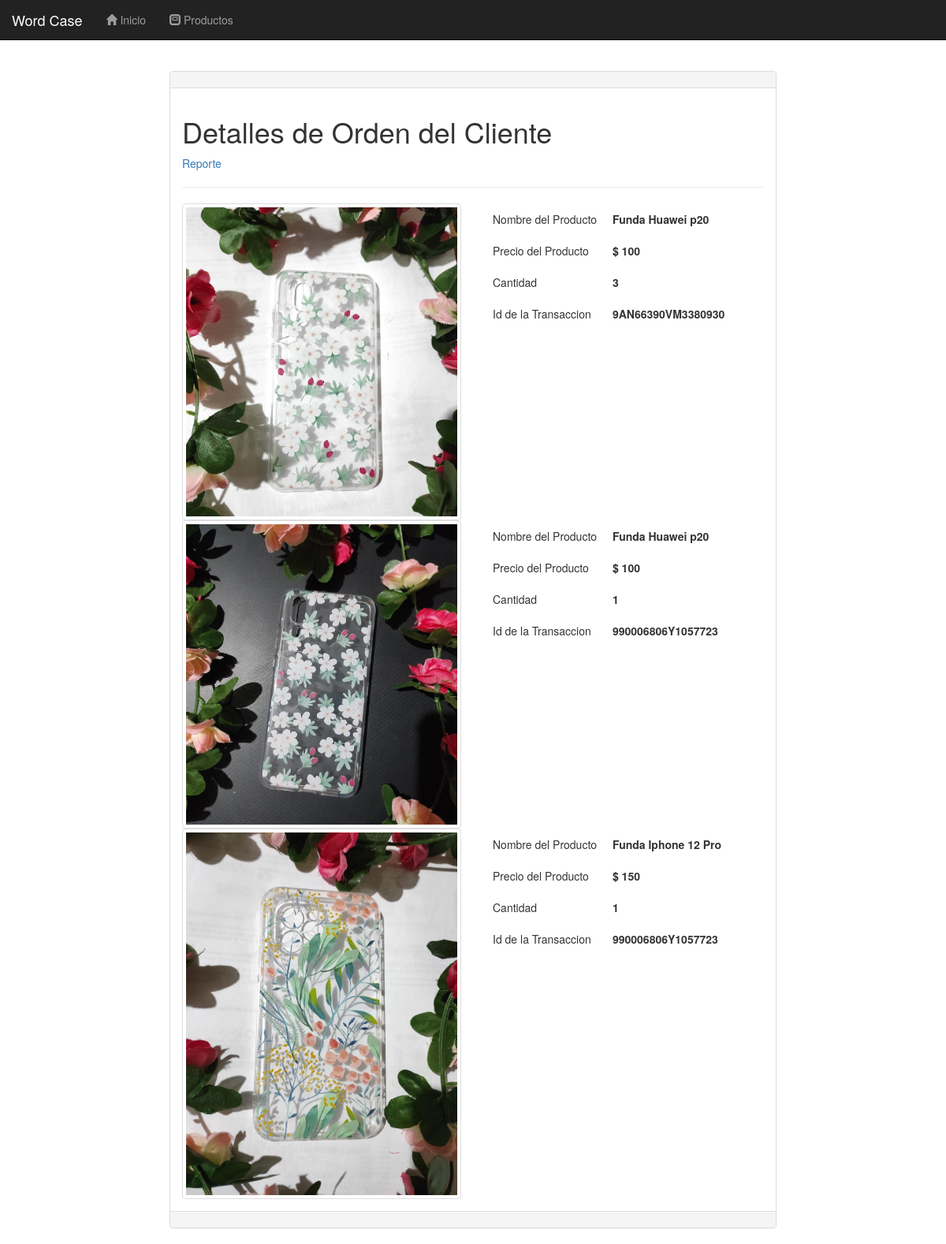
The page /customer_order.php (signed in) on the database its author committed.
### tables this page shows
CREATE TABLE `orders` (
  `order_id` int(11) NOT NULL,
  `user_id` int(11) NOT NULL,
  `product_id` int(11) NOT NULL,
  `qty` int(11) NOT NULL,
  `trx_id` varchar(255) NOT NULL,
  `p_status` varchar(20) NOT NULL,
  `date` timestamp NOT NULL DEFAULT CURRENT_TIMESTAMP ON UPDATE CURRENT_TIMESTAMP
);

CREATE TABLE `products` (
  `product_id` int(100) NOT NULL,
  `product_cat` int(11) NOT NULL,
  `product_brand` int(100) NOT NULL,
  `product_title` varchar(255) NOT NULL,
  `product_price` int(100) NOT NULL,
  `product_qty` int(11) NOT NULL,
  `product_desc` text NOT NULL,
  `product_image` text NOT NULL,
  `product_keywords` text NOT NULL
);

### customer_order.php (the view, shortened to what this page needs)
<!DOCTYPE html>
<html>
	<head>
		<link rel="stylesheet" href="css/bootstrap.min.css"/>
	</head>
<body>
	<div class="navbar navbar-inverse navbar-fixed-top">
		<div class="container-fluid">
			<div class="navbar-header">
				<a href="#" class="navbar-brand">Word Case</a>
			</div>
			<ul class="nav navbar-nav">
				<li><a href="index.php"><span class="glyphicon glyphicon-home"></span> Inicio</a></li>
				<li><a href="index.php"><span class="glyphicon glyphicon-modal-window"></span> Productos</a></li>
			</ul>
		</div>
	</div>
	<p><br/></p>
	<p><br/></p>
	<p><br/></p>
	<div class="container-fluid">
		<div class="row">
			<div class="col-md-2"></div>
			<div class="col-md-8">
				<div class="panel panel-default">
					<div class="panel-heading"></div>
					<div class="panel-body">
						<h1>Detalles de Orden del Cliente</h1><a href="pdf_pedidos.php"> Reporte</a>
						<hr/>
						<?php
							include_once("db.php");
							$user_id = $_SESSION["uid"];
							$orders_list = "SELECT o.order_id,o.user_id,o.product_id,o.qty,o.trx_id,o.p_status,p.product_title,p.product_price,p.product_image FROM orders o,products p WHERE o.user_id='$user_id' AND o.product_id=p.product_id";
							$query = mysqli_query($con,$orders_list);
							if (mysqli_num_rows($query) > 0) {
								while ($row=mysqli_fetch_array($query)) {
									?>
										<div class="row">
											<div class="col-md-6">
												<img style="float:right;" src="product_images/<?php echo $row['product_image']; ?>" class="img-responsive img-thumbnail"/>
											</div>
											<div class="col-md-6">
												<table>
													<tr><td>Nombre del Producto</td><td><b><?php echo $row["product_title"]; ?></b> </td></tr>
													<tr><td>Precio del Producto</td><td><b><?php echo  CURRENCY." ".$row["product_price"]; ?></b></td></tr>
													<tr><td>Cantidad</td><td><b><?php echo $row["qty"]; ?></b></td></tr>
													<tr><td>Id de la Transaccion</td><td><b><?php echo $row["trx_id"]; ?></b></td></tr>
												</table>
											</div>
										</div>
									<?php
								}
							}
						?>
					</div>
					<div class="panel-footer"></div>
				</div>
			</div>
			<div class="col-md-2"></div>
		</div>
	</div>
</body>
</html>

### customer_order.php (style rules this page uses)
table tr td { padding:10px; }

### rows shown on the page
orders: product.product_image (picture), product.product_title "Funda Huawei p20", product.product_price "100", qty "3", trx "9AN66390VM3380930"
orders: product.product_image (picture), product.product_title "Funda Huawei p20", product.product_price "100", qty "1", trx "990006806Y1057723"
orders: product.product_image (picture), product.product_title "Funda Iphone 12 Pro", product.product_price "150", qty "1", trx "990006806Y1057723"
